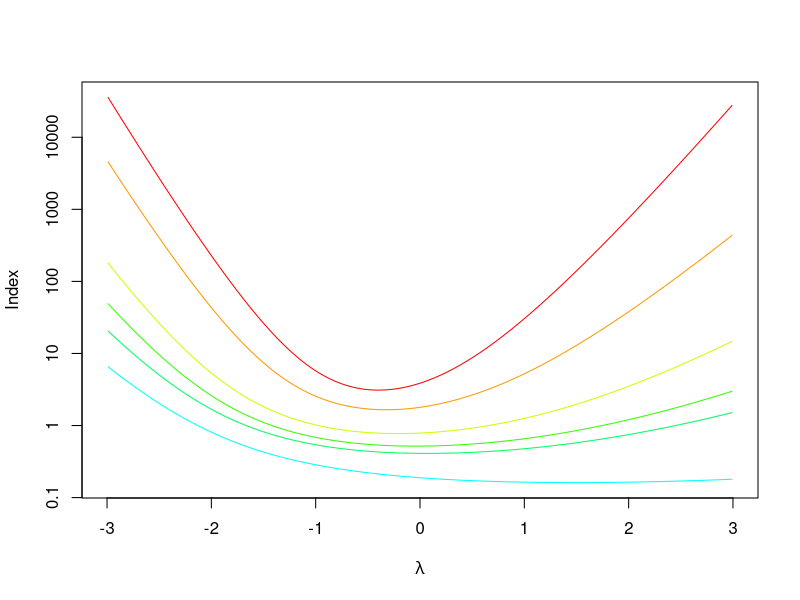
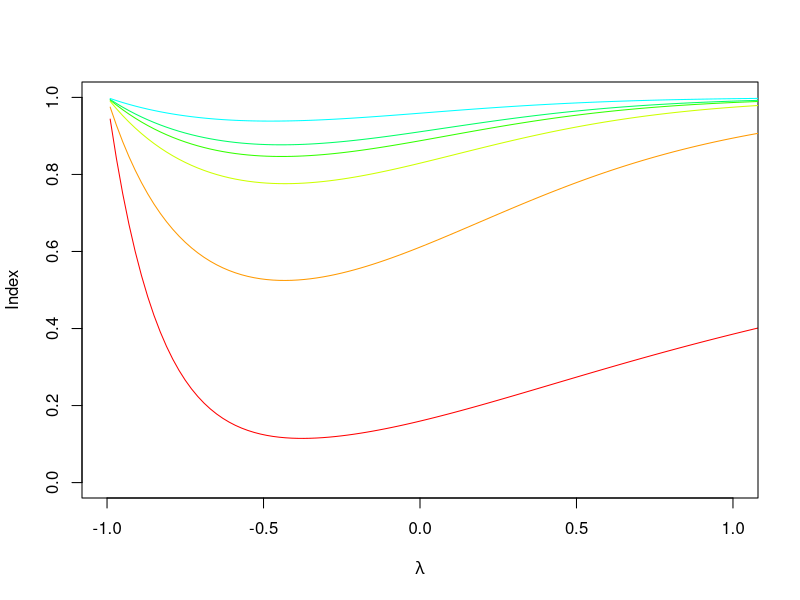
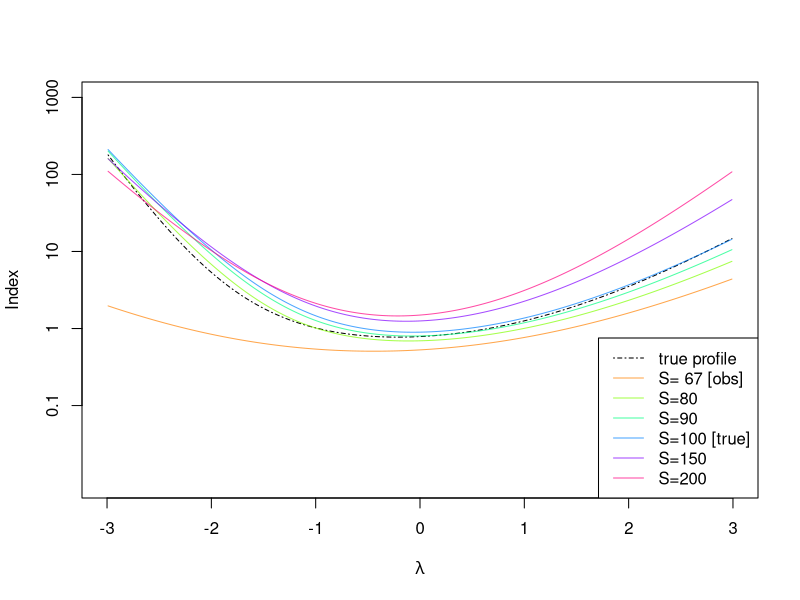
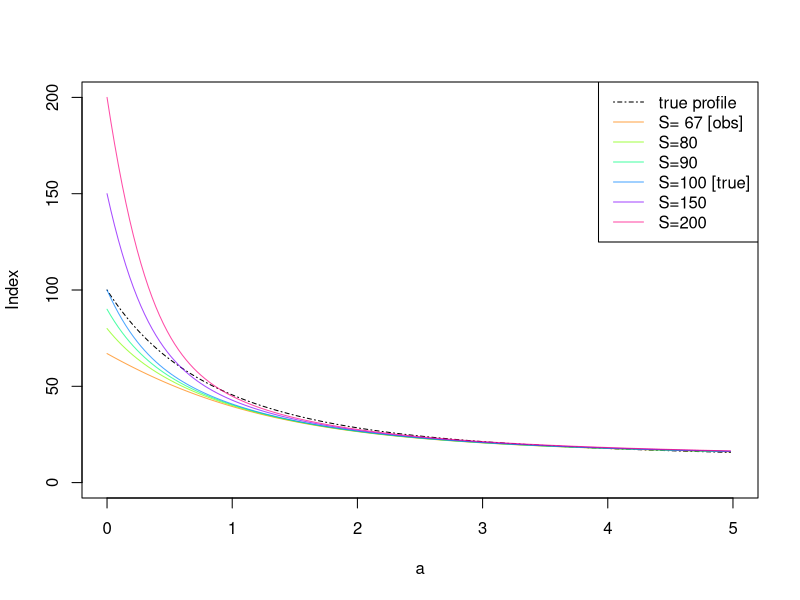
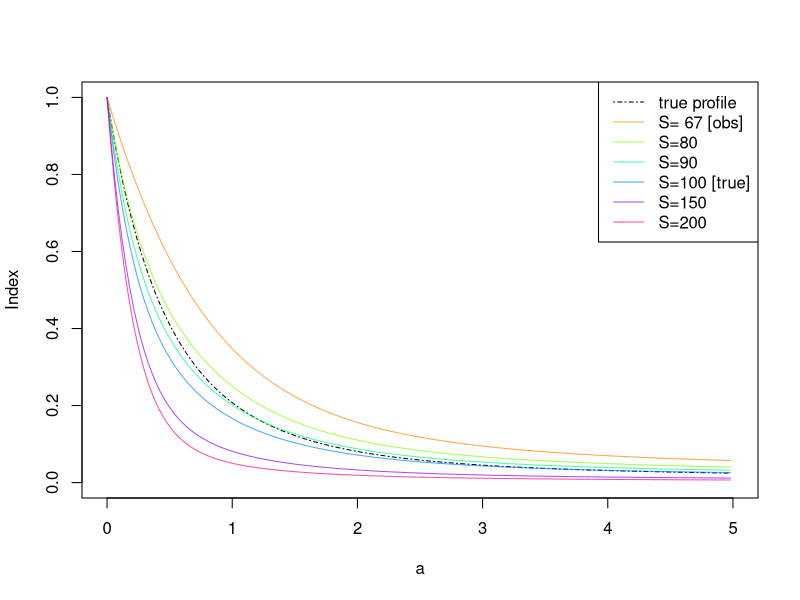
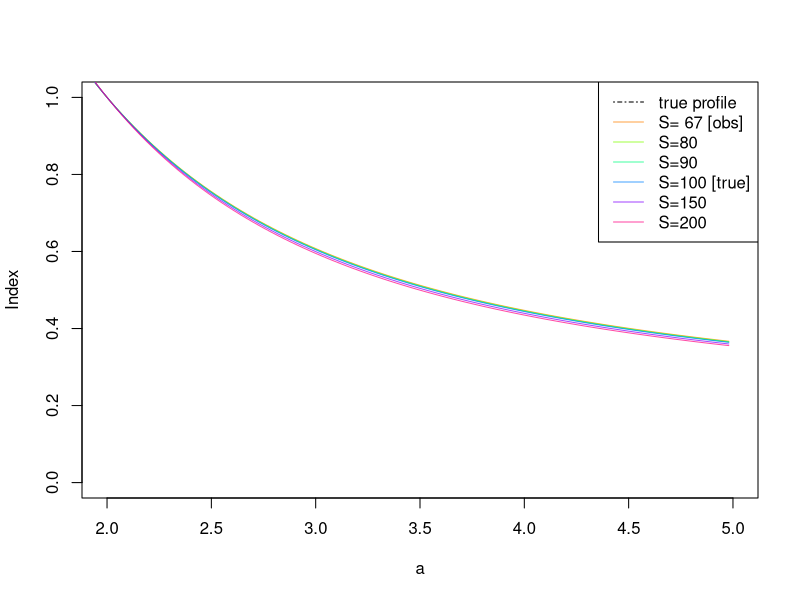
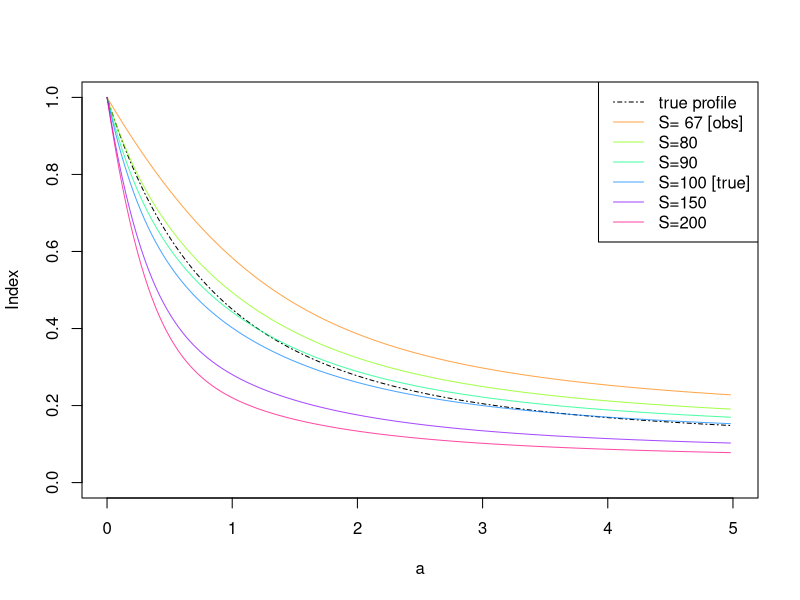
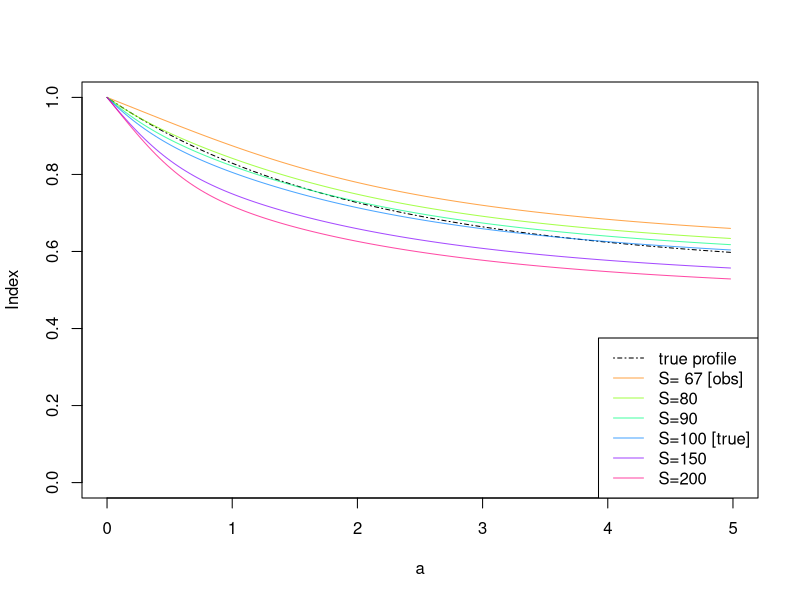

Recreate these plots in R, in order.
##  Supplementary material to "Goodness-of-fit measures of evenness: a new tool 
##  for exploring changes in community structure"
##  R code for simulations of Tokeshi's niche models

# The following R functions provide a discrete algorithm to generate a
# realisation of Tokeshi's niche models with a fixed number of species S
# and total abundance N. The latter also determines the total available
# niche space. The functions have to be given the model specifications
# (S, N and k for the power fraction model) as well as one initial
# value b (the first niche division point); b can also be generated randomly.

#### Power fraction model ###################

powerfrac <- function(b,S,N,k)
  ### sampling function for the power fraction model
{
  while(length(b)< S-1)
  {
    p <- c(1,b,N)
    L <- length(p)
    dis <- p[2:L]-p[1:(L-1)]
    if(k==0)
    {
      ind <- which(dis==1)
      if(length(ind)>0){
        dis[ind] <- 0
        dis[-ind] <- 1}else{
          dis <- rep(1, times=length(dis))}
      v <- sample(c(b,N), 1, prob=dis)
    }else{
      dis <- (dis-1)^k
      v <- sample(c(b,N),1,prob=dis)
      
      ## here a random point is chosen, the next breaking point
      ## will lie in between this point and the next lower breaking point
      
    }
    ## the probabiliy of choosing a point is dependant on its
    ## distance from its lower neighbour
    ## the -1 was included to exclude points which are direct
    ## neighbours and don't allow to choose another point in between
    
    index <- which(p==v)
    a1 <- p[index-1]+1
    a2 <- p[index]-1
    
    if(a1==a2){b.new <- a1}else{
      b.new <- sample(c(a1:a2),1)}
    ## here the new point is randomly chosen
    b <- sort(c(b, b.new))
    ## and included in the set of breaking points
  }
  res <- sort(c(b,N)-c(0,b), decreasing=T)
  return(res)
}


########## Dominance preemption ################################################

dompreem <- function(b,S,N){
  ## function which gives discrete equivalent for the dominence preemption model
  ## because of the algorithm it is less unevenness than would be the case of the
  ## original model
  
  if(b>N-S){
    return("initial b too big")}else{
      while (length(b)< S-1){
        if(N-max(b)>S-length(b)+1){
          k <- runif(1,0.5,1)
          b.new <- floor(k*(N-S+length(b)-max(b)))+max(b)
          b <- c(b,b.new)
          res <- sort(c(b,N)-c(0,b), decreasing=T)
        }else{
          b.rem <- rep(1, times=S-length(b))
          b <- c(b,b.rem)
          res <- b}
      }
      return(res)}
}

############### Dominance decay ################################################

domdecay <- function(b,S,N){
  res <- c(b,N)-c(0,b)
  while(length(b)<S-1){
    d <- c(0,b,N)
    ind <- which(res==max(res))
    if(length(ind)==1){
      b.new <- sample((d[ind]+1):(d[ind+1]-1),1)
      b <- sort(c(b,b.new), decreasing=F)
      res <- c(b,N)-c(0,b)
    }else{
      ind <- sample(ind,1)
      b.new <- sample((d[ind]+1):(d[ind+1]-1),1)
      b <- sort(c(b,b.new), decreasing=F)
      res <- c(b,N)-c(0,b)
    }
  }
  res <- sort(res, decreasing=T)
  return(res)
}


# The following R code generates 300 random realisations of Tokeshi's power
# fraction model for various parameter values k (analogously the dominance
# decay and the dominance preemption models can be simulated using the R
# functions above). A representation of each power fraction model is derived
# by averaging over the 300 random outcomes:

k <- c(0,0.4,0.7,1)

N <- 50000
S <- 100

set.seed(12323)

b.pow <- sample(2:(N-1),300*length(k), replace=T)
### initial b values for the 500 samples for each k

samples.pow <- array(0,dim=c(300,S,length(k)))

seeds.pow <- sample(1:100000, length(k), replace=T)

for(j in 1:length(k))
{
  set.seed(seeds.pow[j])
  for(i in 1:nrow(samples.pow))
  {
    samples.pow[i,,j] <- powerfrac(b.pow[i*j],S,N,k[j])
  }
}

models.pow <- matrix(0, nrow=length(k), ncol=S)
### matrix containing the k SADs generated by averaging over the samples

for(j in 1:length(k))
{
  models.pow[j,] <- apply(samples.pow[,,j],2,mean)
}
row.names(models.pow) <- paste("k=", k)

abd.pow <- models.pow
rel.abd.pow <- models.pow/N      ### SADs from the power-fraction models


### Simulations for the dominance preemption model #############################

samples.preemp <- matrix(0, 300, S)
set.seed(12345)

b.preemp <- ceiling(runif(300,0.5,1)*(N-S+1))

for(i in 1:300){
  samples.preemp[i,] <- dompreem(b.preemp[i],S,N)
}

abd.preemp <- apply(samples.preemp, 2, mean)

rel.abd.preemp <- abd.preemp/N

######## Simulations for the dominance decay model #############################

samples.dec <- matrix(0, 300, S)
set.seed(1356)

b.dec <- sample(1:49999,300,replace=T)

for(i in 1:300){
  samples.dec[i,] <- domdecay(b.dec[i],S,N)
}

abd.dec <- apply(samples.dec, 2, mean)

rel.abd.dec <- abd.dec/N

######## SADs from the simulated Tokeshi models ################################

abd <- rbind(abd.preemp, abd.pow, abd.dec)
row.names(abd)<- c("abd.preemp", "k=0", "k=0.4", "k=0.7", "k=1", "abd.dec")

rel.abd <- rbind(rel.abd.preemp, rel.abd.pow, rel.abd.dec)
row.names(rel.abd)<- c("abd.preemp", "k=0", "k=0.4", "k=0.7", "k=1", "abd.dec")


######### Goodness-of-fit measures ##############################################
######### (for scenario 1 as discussed in the paper) ############################
#################################################################################

gof <- function(lambda,S, rel.abd){
  res <- rep(0,times=length(lambda))
  
  for(i in 1:length(lambda)){
    res[i] <- 1/(lambda[i]*(lambda[i]+1))*sum(rel.abd*((rel.abd*S)^lambda[i]-1))
  }
  
  return(res)
}

### Set range of parameter in Gof from -5 to 5
lambda <- seq(-2.99, 3, by=0.02)

### calculate GoF-measure for -5 < lambda < 5 for the different SADs in abd

gof.Tok <- t(apply(rel.abd, 1, gof, lambda=lambda, S=S))

######### Evenness profile plots for Tokeshi's models ###########################
######### (plotted on a logarithmic scale #######################################
palette(rainbow(10))

plot(lambda,log10(gof.Tok[1,]), ylim=range(log10(gof.Tok)), xlim=c(-3,3), yaxt="n", type="l",
     col=1, ylab="Index", xlab=expression(lambda))
axis(2, at=c(-1,0,1,2,3,4), labels=c(0.1,1,10,100,1000,10000))
for(i in 2:nrow(abd)){
  lines(lambda,log10(gof.Tok[i,]), ylim=c(-1,3), col=i)
}

########### Standardized evenness index based on goodness-of-fit ################

maxi <- matrix(1/(lambda*(1+lambda))*(S^lambda -1), nrow=nrow(gof.Tok), ncol=length(lambda), byrow=T)

gof.stand.Tok <- 1- gof.Tok/maxi


plot(lambda[lambda>=-1],gof.stand.Tok[1,lambda>=-1], ylim=c(0,1), xlim=c(-1,1),
     type="l",col=1, ylab="Index", xlab=expression(lambda))
for(i in 2:nrow(abd)){
  lines(lambda[lambda>=-1], gof.stand.Tok[i,lambda>=-1], col=i)
}

################################################################################

################################################################################
######## Sampling properties of the gof measures ###############################
######## (scenario 2) ##########################################################

####### power fraction model with k=0, 0.4 and 1 ###############################

abd.pow.0 <- abd[2,]
rel.abd.pow.0 <- rel.abd[2,]

abd.pow.0.4   <- abd[3,]
rel.abd.pow.0.4 <- rel.abd[3,]

abd.pow.1   <- abd[5,]
rel.abd.pow.1 <- rel.abd[5,]

rel.abd.pow.samp <- rbind(rel.abd.pow.0, rel.abd.pow.0.4, rel.abd.pow.1)

###### gof measures for true SADs ##############################################

gof.Tok <- gof(rel.abd.pow.0.4, lambda=lambda, S=100)

##### Hill's numbers ###########################################################

hill <- function(beta,rel.abd){
  res <- rep(0,times=length(beta))
  
  for(i in 1:length(beta)){
    res[i] <- (sum(rel.abd^beta[i]))^(1/(1-beta[i]))
  }
  return(res)
}

beta <- seq(0,5,by=0.03)

Hill <- hill(rel.abd.pow.0.4, beta=beta)
Hill.2 <- hill(rel.abd.pow.samp,  beta=2)


#################################################################################
############### sample for power fraction model with k=0 ########################



set.seed(2) #for pow frac 0.4
#set.seed(1) #for pow frac 0
#set.seed(19) #for pow frac 1

obs <- t(rmultinom(1, 500, abd.pow.0.4))

S_obs <- sum(obs!=0)

obs.rank <- sort(obs, decreasing=T)

S1 <- 80
S2 <- 90
S3 <- 100
S4 <- 150
S5 <- 200

S <- c(S_obs, S1, S2, S3, S4, S5)  ### assumed number of species

#eps <- 0.02     ### for k=0
eps <- 0.08    ### for k=0.4
#eps <- 0.2     ### for k=1

Gof.Tok.samp <- vector("list",length(S))
Hill.samp  <- vector("list",length(S))
Hill.samp.2  <- vector("list",length(S))

for(l in 1:length(S)){
  #for(l in 1:length(eps)){
  
  
  if(S[l]<=100){
    x <- obs.rank[1:S[l]]
  }else{
    x <- c(obs.rank, rep(0, times=S[l]-100))
  }
  
  resamp <- x
  
  resamp[resamp==0] <- eps
  rsums <- sum(resamp)
  rel.obs <- resamp/rsums
  
  
  
  gof.obs.S <- gof(lambda, S[l], rel.obs)
  
  hill.obs.S<- hill(beta, rel.obs)
  
  Hill.samp.2[[l]] <- hill(2, rel.obs)
  Hill.samp[[l]] <- hill.obs.S
  Gof.Tok.samp[[l]] <- gof.obs.S
  
}

#################################################################################
######### plots for scenario 2 (for k=0.4) #################################################
palette(rainbow(12, alpha=.7))

### evenness profiles 

plot(lambda, log10(gof.Tok),ylim = c(-2,3),xlim=c(-3,3), type="l", lty=4 ,yaxt="n", xlab=expression(lambda), ylab="Index" ) 
axis(2, at=c(-1,0,1,2,3), labels=c(0.1,1,10,100,1000))

for(l in 1:length(S)){
  lines(lambda, log10(Gof.Tok.samp[[l]]), col=2*l)
}

legend("bottomright", c("true profile", paste("S=",S_obs, "[obs]"), "S=80","S=90", "S=100 [true]", "S=150", "S=200"), col=c("black",seq(2,12,2)), lty=c(4,rep(1,6)))



#### Hill's diversity numbers ##################################################

plot(beta, Hill, ylim=c(0,200), xlim=c(0,5),  type="l", lty=4,  xlab="a", ylab="Index")

for(l in 1:length(S)){
  lines(beta, Hill.samp[[l]], col=2*l)
}
legend("topright", c("true profile", paste("S=",S_obs, "[obs]"), "S=80","S=90", "S=100 [true]", "S=150", "S=200"), col=c("black",seq(2,12,2)), lty=c(4,rep(1,6)))

### Hill's scaled diversity numbers (evenness) #################################

### scaled by N(0)=S ###########################################################

plot(beta, (Hill/Hill[1])^2, ylim=c(0,1), xlim=c(0,5), xlab="a", ylab="Index", type="l", lty=4)

for(l in 1:length(S)){
  lines(beta, (Hill.samp[[l]]/Hill.samp[[l]][1])^2, col=2*l)
}

legend("topright", c("true profile", paste("S=",S_obs, "[obs]"), "S=80","S=90", "S=100 [true]", "S=150", "S=200"), col=c("black",seq(2,12,2)), lty=c(4,rep(1,6)))


### scaled by N(2) #############################################################

plot(beta, (Hill/Hill.2)^2, ylim=c(0,1), xlim=c(2,5), xlab="a", ylab="Index", type="l", lty=4)

for(l in 1:length(S)){
  lines(beta, (Hill.samp[[l]]/Hill.samp.2[[l]])^2, col=2*l)
}

legend("topright", c("true profile", paste("S=",S_obs, "[obs]"), "S=80","S=90", "S=100 [true]", "S=150", "S=200"), col=c("black",seq(2,12,2)), lty=c(4,rep(1,6)))


### Relative and relative logarithmic evenness #################################

plot(beta, (Hill-1)/(100-1), xlim=c(0,5), ylim=c(0,1), xlab="a", ylab="Index", type = "l", lty=4)        

for(l in 1:length(S)){
  lines(beta, (Hill.samp[[l]]-1)/(S[l]-1), col=2*l)
}
legend("topright", c("true profile", paste("S=",S_obs, "[obs]"), "S=80","S=90", "S=100 [true]", "S=150", "S=200"), col=c("black",seq(2,12,2)), lty=c(4,rep(1,6)))


plot(beta, log(Hill)/log(100), xlim=c(0,5), ylim=c(0,1),  xlab="a", ylab="Index",type = "l", lty=4)        
for(l in 1:length(S)){
  lines(beta, log(Hill.samp[[l]])/log(S[l]), col=2*l)
}
legend("bottomright", c("true profile", paste("S=",S_obs, "[obs]"), "S=80","S=90", "S=100 [true]", "S=150", "S=200"), col=c("black",seq(2,12,2)), lty=c(4,rep(1,6)))
